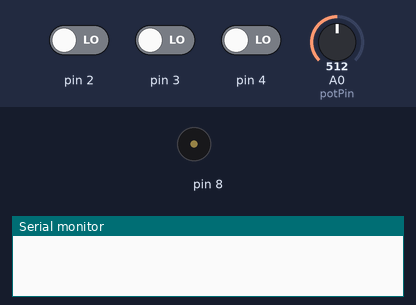
Bench run of a sketch on a simulated Arduino Uno, built with avr-gcc and run on an emulated ATmega328P. Shown: buzzer (waves = sounding), the last lines printed to the serial monitor. The inputs (shaded band) are chosen by the test bench; at power-on: pin 3 LOW, pin 4 LOW, A0 (potPin) = 512, pin 2 LOW.

Above: at 1.2 s.
1.3 s: pin 3 driven HIGH
2.8 s: pin 4 driven HIGH
5.8 s: A0 (potPin) set to 716
7.3 s: pin 2 driven HIGH
10.3 s: pin 3 driven LOW
13.3 s: pin 2 driven LOW
At 14.0 s:
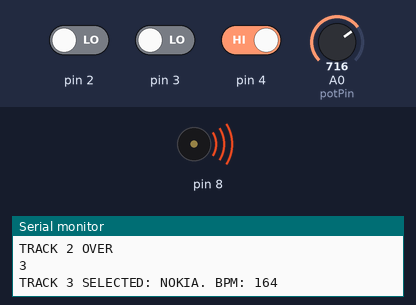
Timing chart, 0 to 19.9 s (numbered marks = the images above; inputs shaded):
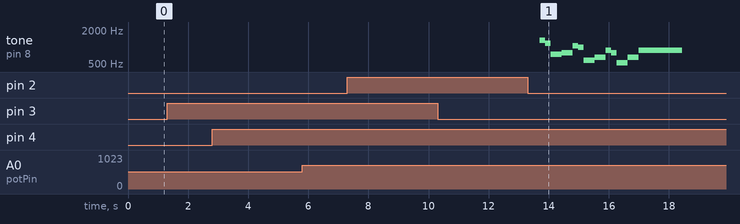

The sketch:

Juke2.ino
```cpp
int const potPin = A0;
long beat;
long bpm;
long l;
long time;
int n = 0;

int notes1[] = { 330, 330, 349, 392, 392, 349, 330, 294, 262, 262, 294, 330, 330, 294, 294,               //15
                 330, 330, 349, 392, 392, 349, 330, 294, 262, 262, 294, 330, 294, 262, 262,               //15
                 294, 294, 330, 262, 294, 330, 349, 330, 262, 294, 330, 349, 330, 294, 262, 294, 196, 0,  //18
                 330, 330, 349, 392, 392, 349, 330, 294, 262, 262, 294, 330, 294, 262, 262 };             //15

long t1[] = { 2, 2, 2, 2, 2, 2, 2, 2, 2, 2, 2, 2 , 3, 1, 4,
              2, 2, 2, 2, 2, 2, 2, 2, 2, 2, 2, 2, 3, 1, 4,
              2, 2, 2, 2, 2, 1, 1, 2, 2, 2, 1, 1, 2, 2, 2, 2,2,2,
              2, 2, 2, 2, 2, 2, 2, 2, 2, 2, 2, 2, 3, 1, 4 };
int N1 = 63;

int notes2[] = { 262, 294, 330, 262, 330, 262, 330, 294, 330, 349, 349, 330, 294, 349, 330, 349, 392, 330,            //18
                 392, 330, 392, 349, 392, 440, 440, 392, 349, 440, 392, 262, 294, 330, 349, 392, 440,                 //17
                 440, 294, 330, 370, 392, 440, 494, 494, 330, 370, 415, 440, 494, 523, 494, 466, 440, 349, 494, 392,  //20
                 523, 392, 330, 262, 262, 294, 330, 349, 392, 440, 494, 523, 523, 392, 523 };                         //15

long t2[] = { 3, 1, 3, 1, 2, 2, 4, 3, 1, 1, 1, 1, 1, 4, 3, 1, 3, 1,        //18
              2, 2, 4, 3, 1, 1, 1, 1, 1, 4, 3, 1, 1, 1, 1, 1, 4,           //17
              3, 1, 1, 1, 1, 1, 4, 3, 1, 1, 1, 1, 1, 3, 1, 1, 2, 2, 2, 2,  //20
              2, 2, 2, 2, 1, 1, 1, 1, 1, 1, 1, 1, 2, 2, 2 };               //15
int N2 = 70;

int notes3[] = { 659, 587, 370, 392, 523, 494, 294, 330, 440, 392, 262,330, 440};
long t3[] = {1,1,2,2,1,1,2,2,1,1,2,2,8};
int N3=13;
//int notes3[] = {131,147,165,175,196,220,246};
//int notes4[] = {262,294,330,349,392,440,494};
//int notes5[] = {523,587,659,698,784,880,989};

int startswitch;
int setswitch;
int selectswitch;

void setup() {
  // put your setup code here, to run once:
  pinMode(2, INPUT);
  pinMode(3, INPUT);
  Serial.begin(9600);
}

void loop() {
  // put your main code here, to run repeatedly:
  startswitch = digitalRead(2);
  setswitch = digitalRead(3);
  selectswitch = digitalRead(4);
  if (setswitch == HIGH) {
    beat = analogRead(potPin);
    bpm = map(beat, 0, 1023, 40, 218);
    l = 60000 / bpm;
    Serial.print("bpm: ");
    Serial.println(bpm);
    Serial.print("lenght of a whole note: ");
    Serial.println(l);
    delay(1000);
  }

  if (selectswitch == HIGH) {
    n++;
    Serial.println(n);
    delay(200);
  }


  if (startswitch == HIGH && n == 1) {
    Serial.print("TRACK 1 SELECTED: ODE TO JOY. BPM: ");
    Serial.println(bpm);
    delay(1000);
    for (int i = 0; i < N1; i++) {
      time = (t1[i] * l)/2;
      Serial.println (time);
      startswitch = digitalRead(2);
      if(startswitch == HIGH){
        delay(500);
        break;
      }
      if (notes1[i] == 0) {
        noTone(8);
        delay(time);
      } else {
        tone(8, notes1[i]);
        delay(time);
        noTone(8);
      }

    }
    Serial.print("TRACK 1 OVER ");
  }
  else if (startswitch == HIGH && n == 2){
    delay(1000);
    Serial.print("TRACK 2 SELECTED: DO RE MI. BPM: ");
    Serial.println(bpm);
    for (int i = 0; i < N2; i++) {
      time = t2[i]*l/2;
      startswitch = digitalRead(2);
      if(startswitch == HIGH){
        delay(500);
        break;
      }
      if (notes2[i] == 0) {
        noTone(8);
        delay(time);
      } else {
        tone(8, notes2[i]);
        delay(time);
        noTone(8);
      }
    }
    Serial.println("TRACK 2 OVER ");
  }
  else if (startswitch == HIGH && n == 3){
    delay(1000);
    Serial.print("TRACK 3 SELECTED: NOKIA. BPM: ");
    Serial.println(bpm);
    for (int i = 0; i < N3; i++) {
      time = t3[i]*l/2;
      startswitch = digitalRead(2);
      if(startswitch == HIGH){
        delay(500);
        break;
      }
      if (notes3[i] == 0) {
        noTone(8);
        delay(time);
      } else {
        tone(8, notes3[i]*2);
        delay(time);
        noTone(8);
      }
    }
    Serial.println("TRACK 3 OVER ");
  }
  else if (n > 3){
    n=0;
    Serial.println(n);
  }
}
```

Measured:
- after the input at 13.3 s, tone on pin 8: plays 1318 Hz for 0.18 s, 1174 Hz for 0.18 s, 740 Hz for 0.37 s, 784 Hz for 0.37 s, 1046 Hz for 0.18 s, 988 Hz for 0.18 s … (13 notes in this stretch), starting after 0.41 s
